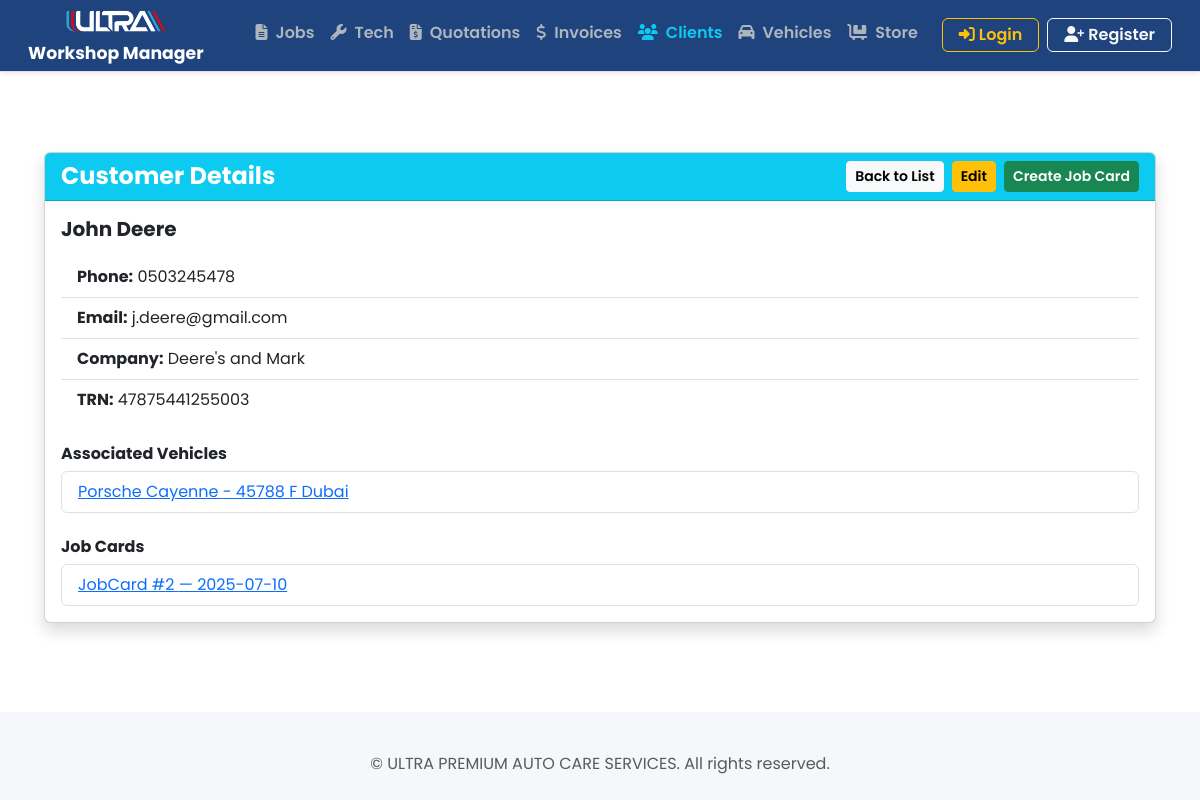
/customers/2/, run on an earlier commit of the app's database.
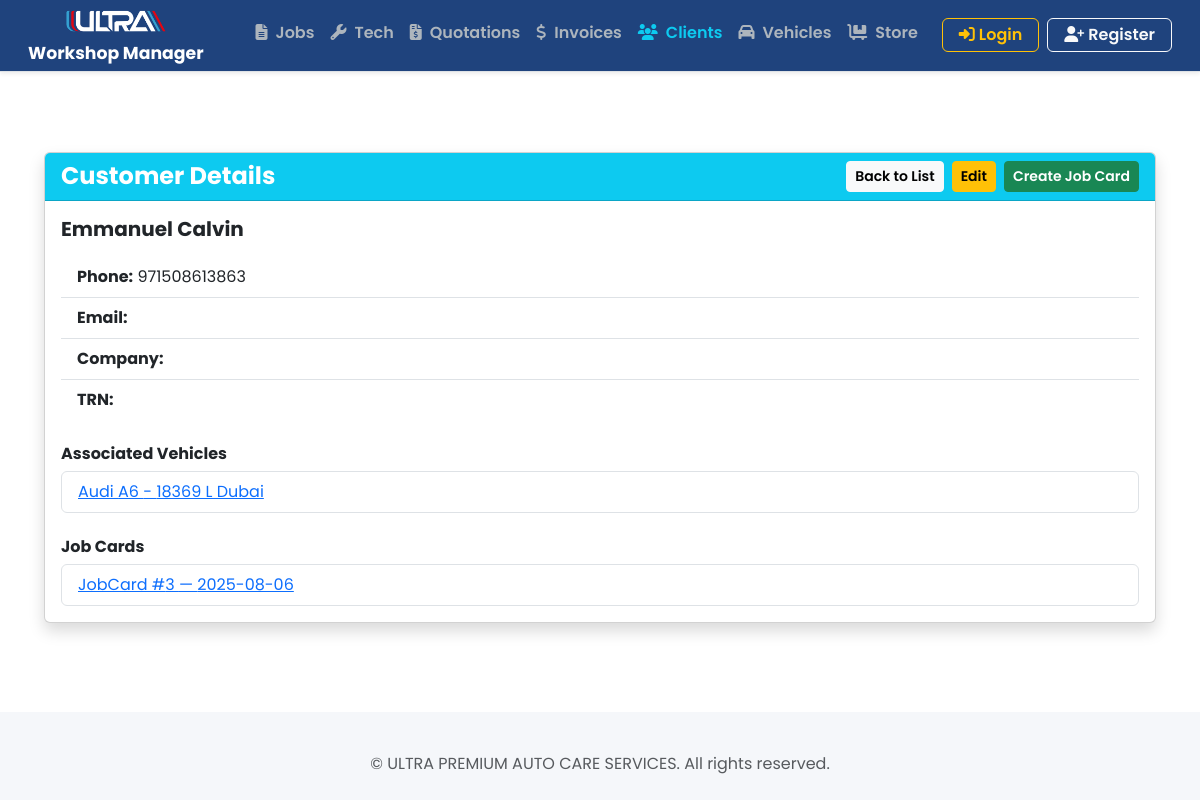
And on a later commit of the database.
### customers/models.py (models this page shows, shortened)
class Customer(models.Model):
    name = models.CharField(max_length=100)
    phone = models.CharField(max_length=20)
    email = models.EmailField(blank=True, null=True)
    company = models.CharField(max_length=150, blank=True, null=True)
    trn = models.CharField(max_length=20, blank=True, null=True)

### vehicles/models.py (models this page shows, shortened)
class Vehicle(models.Model):
    customer = models.ForeignKey(Customer, on_delete=models.CASCADE, related_name="vehicles")
    make = models.CharField(max_length=50)
    model = models.CharField(max_length=50)
    color = models.CharField(max_length=30)
    year = models.PositiveIntegerField()
    plate = models.CharField(help_text="number + code + city", max_length=20, unique=True)
    vin = models.CharField(help_text="16 digits", max_length=50, blank=True, null=True)
    mileage = models.PositiveIntegerField(help_text="Enter current mileage in KM", null=True, blank=True)

### jobcards/models.py (models this page shows, shortened)
class JobCard(models.Model):
    objects = models.Manager()  # Default manager for admin, migrations, and normal queries
    active = ActiveJobCardManager()
    completed = CompletedJobCardManager()
    customer = models.ForeignKey(Customer, on_delete=models.CASCADE, related_name='jobcards')
    vehicle = models.ForeignKey(Vehicle, on_delete=models.CASCADE, related_name='jobcards')
    date = models.DateField(default=datetime.date.today)
    time = models.TimeField(default=datetime.time(0, 0))
    job_status = models.CharField(
        max_length=50,
        choices=[
            ('under_inspection', 'Under Inspection'),
            ('inspection_completed', 'Inspection Completed'),
            ('parts_sourcing', 'Parts Sourcing'),
            ('quote_issued', 'Quote Issued'),
            ('pending_approval', 'Pending Approval'),
            ('waiting_parts', 'Waiting Parts'),
            ('work_in_progress', 'Work in Progress'),
            ('work_completed', 'Work Completed'),
            ('under_testing', 'Under Testing'),
            ('ready_washing', 'Ready for Washing'),
            ('ready_collection', 'Ready for Collection'),
            ('delivered', 'Delivered'),
        ],
        default='under_inspection'
    )
    customer_comments = models.TextField(blank=True, null=True)
    workshop_comments = models.TextField(blank=True, null=True)
    required_jobs = models.TextField(blank=True, null=True)
    created_at = models.DateTimeField(auto_now_add=True)

### customers/views.py (the view)
# urls.py: path('<int:pk>/', CustomerDetailView.as_view(), name='customer_detail'),
class CustomerDetailView(DetailView):
    model = Customer
    template_name = 'customers/detail.html'
    context_object_name = 'customer'

### customers/templates/customers/detail.html (shortened to what this page needs)
{% extends 'core/base.html' %}
{% block content %}
<div class="container mt-5 mb-5">
    <div class="card shadow">
        <div class="card-header bg-info text-white d-flex justify-content-between align-items-center">
            <h4 class="mb-0">Customer Details</h4>
            <div class="d-flex align-items-center gap-2">
                <a href="{% url 'customer_list' %}" class="btn btn-light btn-sm">Back to List</a>
                <a href="{% url 'customer_edit' customer.id %}" class="btn btn-warning btn-sm">Edit</a>
                <a href="{% url 'jobcard_create' %}?customer={{ customer.id }}" class="btn btn-success btn-sm">Create Job Card</a>
            </div>
        </div>
        <div class="card-body">
            <h5 class="mb-3">{{ customer.name }}</h5>
            <ul class="list-group list-group-flush mb-3">
                <li class="list-group-item"><strong>Phone:</strong> {{ customer.phone }}</li>
                <li class="list-group-item"><strong>Email:</strong> {{ customer.email }}</li>
                <li class="list-group-item"><strong>Company:</strong> {{ customer.company }}</li>
                <li class="list-group-item"><strong>TRN:</strong> {{ customer.trn }}</li>
            </ul>
            <h6 class="mt-4">Associated Vehicles</h6>
            {% if customer.vehicles.all %}
            <ul class="list-group">
                {% for vehicle in customer.vehicles.all %}
                <li class="list-group-item">
                    <a href="{% url 'vehicle_detail' vehicle.id %}">
                        {{ vehicle.make }} {{ vehicle.model }} - {{ vehicle.plate }}
                    </a>
                </li>
                {% endfor %}
            </ul>
            {% else %}
            <p>No vehicles registered for this customer.</p>
            {% endif %}
            <h6 class="mt-4">Job Cards</h6>
            {% if customer.jobcards.all %}
            <ul class="list-group">
                {% for jobcard in customer.jobcards.all %}
                <li class="list-group-item">
                    <a href="{% url 'jobcard_detail' jobcard.id %}">
                        JobCard #{{ jobcard.id }} — {{ jobcard.created_at|date:"Y-m-d" }}
                    </a>
                </li>
                {% endfor %}
            </ul>
            {% else %}
            <p>No job cards found for this customer.</p>
            {% endif %}
        </div>
    </div>
</div>
{% endblock %}

What changed in the data, as far as the page shows it:
no longer on this page (row edited): JobCard: id "2", created_at "2025-07-10"
changed Customer: name "John Deere" → "Emmanuel Calvin"; phone "0503245478" → "971508613863"; email "j.deere@gmail.com" → (not shown); company "Deere's and Mark" → (not shown); trn "47875441255003" → (not shown)
changed Vehicle: make "Porsche" → "Audi"; model "Cayenne" → "A6"; plate "45788 F Dubai" → "18369 L Dubai"
now on this page (row edited): JobCard: id "3", created_at "2025-08-06"
